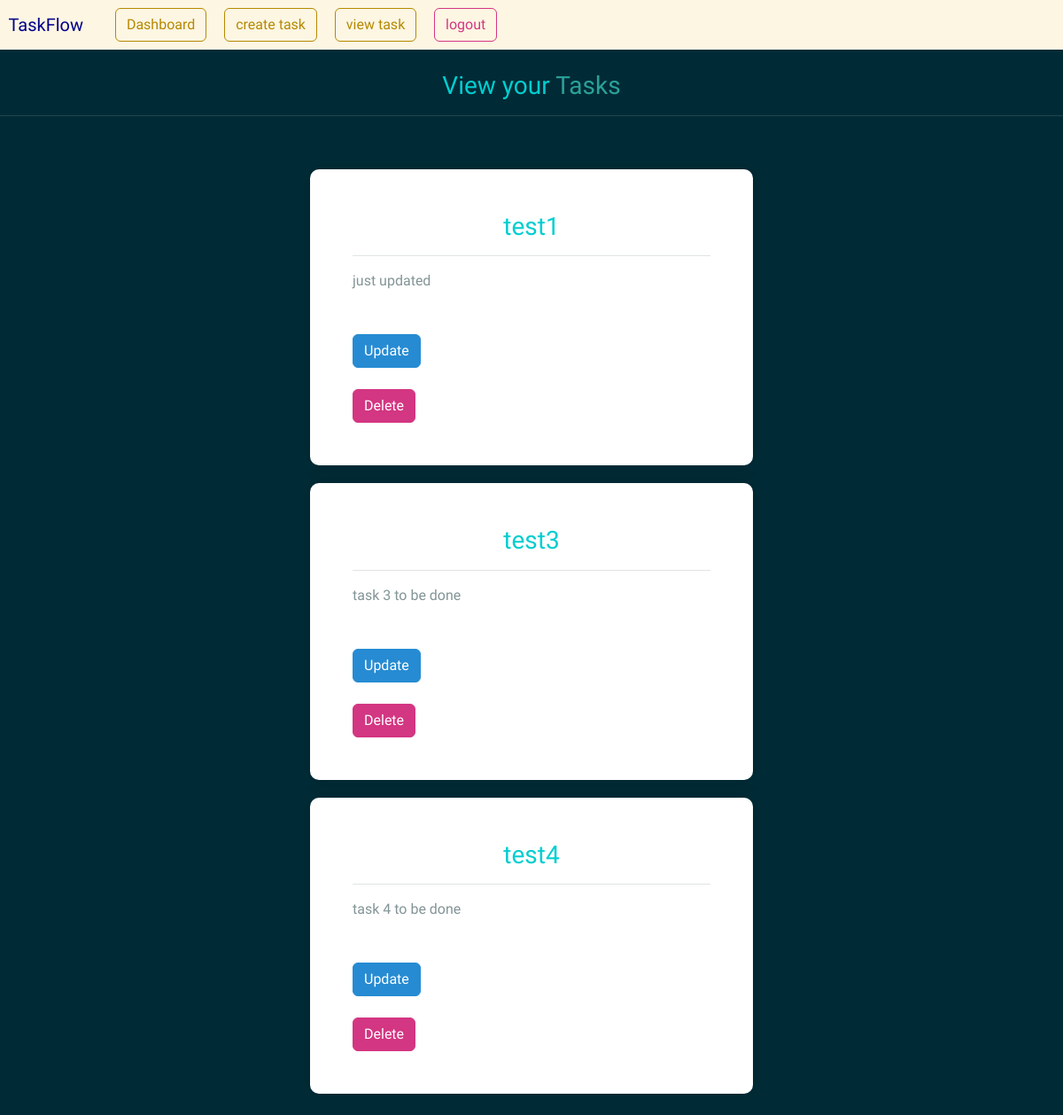
Page /view_task (signed in) on the earlier database version.
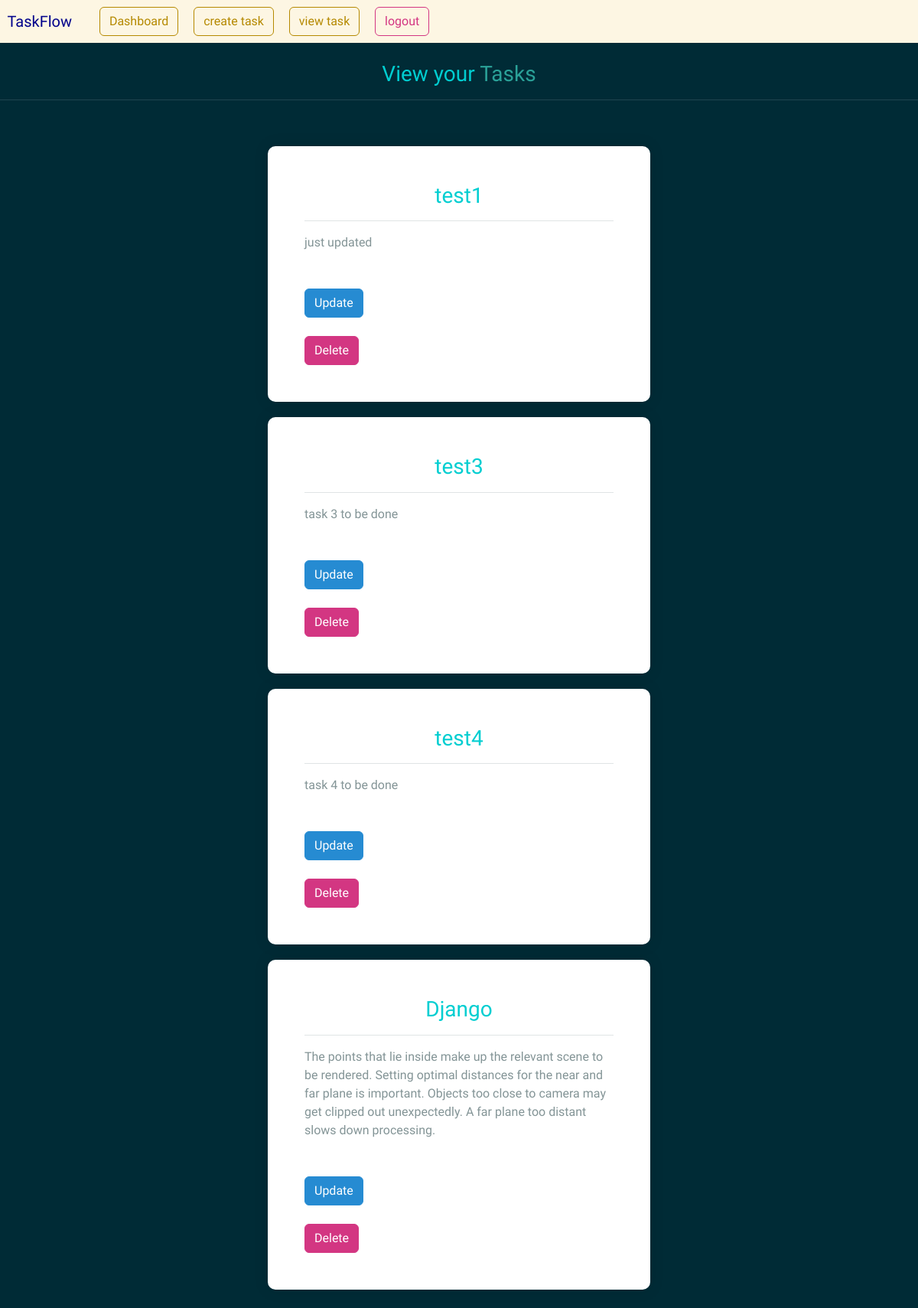
Same page on the later database version.
### nomo/models.py (models this page shows)
class Task(models.Model):
    title = models.CharField(max_length=100, null=True)
    content = models.CharField(max_length=1000, null=True, blank=True)
    date_posted = models.DateTimeField(auto_now_add=True, null=True)
    user = models.ForeignKey(User, max_length=10, on_delete=models.CASCADE, null=True)

### nomo/views.py (the view)
# urls.py: path('view_task', views.viewTask, name='view_task'),
@login_required(login_url='my-login')
def viewTask(request):
    current_user = request.user.id
    task = Task.objects.all().filter(user=current_user)
    context = {'task': task}
    return render(request, 'profile/view-task.html', context=context)

### templates/profile/view-task.html (shortened to what this page needs)
{% load crispy_forms_tags %}
{% load static %}
{% load crispy_forms_filters %}
<!DOCTYPE html>
<html lang="en">
<head>
     <link rel="stylesheet" type="text/css" href="https://bootswatch.com/5/solar/bootstrap.min.css">
    <link rel="stylesheet" type="text/css" href="{% static 'css/styles.css' %}">
</head>
<body>
{% include 'profile/base.html' %}
<br>
<h3 style="text-align: center">View your <span class=" text-success">Tasks</span></h3>
    <hr>
    <br>
    {% for tsk in task %}
        <div class="container bg-white shadow-md p-5 form-layout" style="margin-top: 20px;">
           <h3 style="text-align: center">{{ tsk.title }}</h3>
            <hr>
            {{ tsk.content }}
            <br><br> <br>
            <a class="btn btn-info" type="button" href="{% url 'update_task' tsk.id %}">Update</a>
            <br><br>
            <a class="btn btn-danger" type="button" href="{% url 'delete_task' tsk.id %}">Delete</a>
        </div>
    {% endfor %}
<br>
</body>
</html>

### templates/profile/base.html (shortened to what this page needs)
{% load static %}
<!DOCTYPE html>
<html lang="en">
<head>
     <link rel="stylesheet" type="text/css" href="{% static 'css/styles.css' %}">
</head>
<body>
        <nav class="navbar navbar-expand-lg navbar-light bg-light justify-content-center">
        <a class="navbar-brand main-heading">
          &nbsp; <span style="color: darkblue">TaskFlow</span>
        </a>
          <div class="collapse navbar-collapse text-center" id="navbarNavDropdown">
                <ul class="navbar-nav ml-auto">
                  <li class="nav-item">
                    <a class="btn btn-outline-primary navbar-btn" type="button" href="{% url 'dashboard' %}">Dashboard</a>
                  </li>
                  <li class="nav-item">
                    <a class="btn btn-outline-primary navbar-btn" type="button" href="{% url 'create_task' %}">create task</a>
                  </li>
                    <li class="nav-item">
                    <a class="btn btn-outline-primary navbar-btn" type="button" href="{% url 'view_task' %}">view task</a>
                    </li>
                    <li class="nav-item">
                    <a class="btn btn-outline-danger navbar-btn" type="button" href="{% url 'my-logout' %}">logout</a>
                  </li>
                </ul>
          </div>
    </nav>
</body>
</html>

### static/css/styles.css (style rules this page uses)
.form-layout { border-radius: 10px; width: 500px; box-shadow: 0 0 20px rgba(0, 0, 0, 0.1); padding: 20px; margin-top: 20px; }
h3 { color: darkturquoise; }

Differences in the rows shown:
added Task: title "Django", content "The points that lie inside make up the relevant scene to be rendered. Setting optimal distances for the near and far plane is important. Objects too close to camera may get clipped out unexpectedly. A far plane too distant slows down processing."
